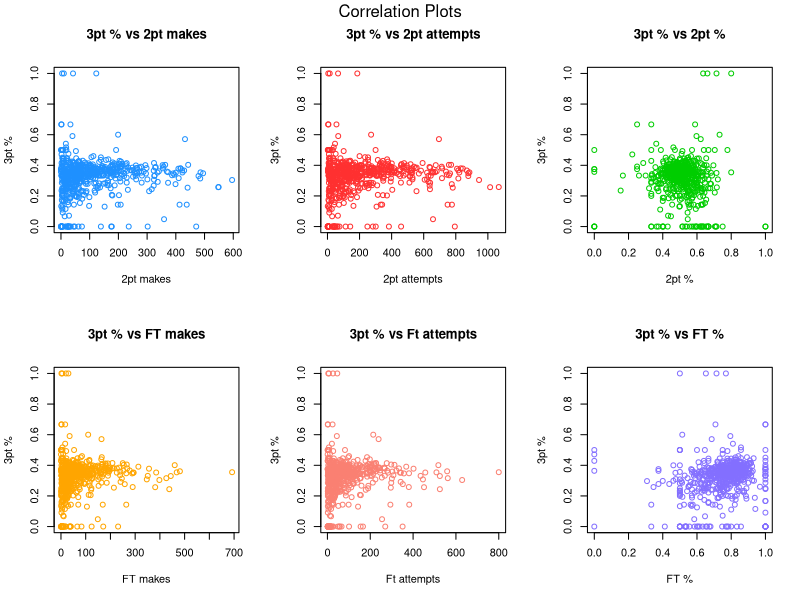

The R source for this figure:
## ---- chunk 1
knitr::opts_chunk$set(echo = TRUE)
## ---- chunk 2
df = read.csv("nba_player_data_2020.csv")
## ---- chunk 3
df = na.omit(df)
row_sub = apply(df, 1, function(row) all(row!=0))
df = df[row_sub,]
## ---- chunk 4
dfc = df[, c(13:16,18:20)]
## ---- chunk 5
colours = c("dodgerblue", "firebrick1", "green3", "orange", "salmon", "slateblue1")

cnames = c("2pt makes", "2pt attempts", "2pt %", "FT makes", "Ft attempts", "FT %")

par(mfrow= c(2,3))
par(mar = c(5.1, 4.1, 5.1,2.1))
n = dim(dfc)[1]
m = dim(dfc)[2]

for(i in 2:m){
  ttl = paste("3pt % vs", cnames[i-1])
  plot(dfc[,i], dfc[,1], main = ttl, ylab = "3pt %", col = colours[i-1], xlab = cnames[i-1])
  
  i = i+1
  
}
mtext("Correlation Plots", side = 3, line = -1.5, outer = TRUE)
## ---- chunk 6
### a
cor_vec = numeric()

### b
for(k in 1:m){
  cor_vec[k] = cor(dfc[,1],dfc[,k])
  
  k = k+1
}

### c
names(cor_vec) = c("3pt %", cnames)

### d
cor_vec

## ---- chunk 7
## a
easy_way = cor(dfc)[,1]
names(easy_way) = c("3pt %", cnames)

## b 
easy_way
